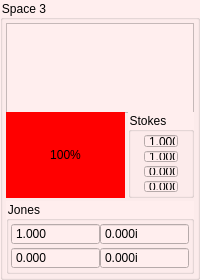
     <widget class="QGroupBox" name="groupBox_Space_S3">
      <property name="sizePolicy">
       <sizepolicy hsizetype="Preferred" vsizetype="Preferred">
        <horstretch>1</horstretch>
        <verstretch>0</verstretch>
       </sizepolicy>
      </property>
      <property name="minimumSize">
       <size>
        <width>0</width>
        <height>280</height>
       </size>
      </property>
      <property name="maximumSize">
       <size>
        <width>16777215</width>
        <height>280</height>
       </size>
      </property>
      <property name="styleSheet">
       <string notr="true">background-color: #ffeeee</string>
      </property>
      <property name="title">
       <string>Space 3</string>
      </property>
      <layout class="QGridLayout" name="gridLayout_106">
       <property name="leftMargin">
        <number>3</number>
       </property>
       <property name="topMargin">
        <number>3</number>
       </property>
       <property name="rightMargin">
        <number>3</number>
       </property>
       <property name="bottomMargin">
        <number>3</number>
       </property>
       <property name="spacing">
        <number>3</number>
       </property>
       <item row="3" column="0" colspan="2">
        <widget class="QGroupBox" name="groupBox_Jones_S3">
         <property name="title">
          <string>Jones</string>
         </property>
         <layout class="QGridLayout" name="gridLayout_108">
          <property name="leftMargin">
           <number>2</number>
          </property>
          <property name="topMargin">
           <number>2</number>
          </property>
          <property name="rightMargin">
           <number>2</number>
          </property>
          <property name="bottomMargin">
           <number>2</number>
          </property>
          <property name="horizontalSpacing">
           <number>0</number>
          </property>
          <property name="verticalSpacing">
           <number>2</number>
          </property>
          <item row="0" column="0">
           <widget class="QDoubleSpinBox" name="doubleSpinBox_X1_R_S3">
            <property name="enabled">
             <bool>true</bool>
            </property>
            <property name="sizePolicy">
             <sizepolicy hsizetype="Minimum" vsizetype="Fixed">
              <horstretch>0</horstretch>
              <verstretch>0</verstretch>
             </sizepolicy>
            </property>
            <property name="minimumSize">
             <size>
              <width>34</width>
              <height>0</height>
             </size>
            </property>
            <property name="maximumSize">
             <size>
              <width>16777215</width>
              <height>16777215</height>
             </size>
            </property>
            <property name="readOnly">
             <bool>true</bool>
            </property>
            <property name="buttonSymbols">
             <enum>QAbstractSpinBox::NoButtons</enum>
            </property>
            <property name="decimals">
             <number>3</number>
            </property>
            <property name="minimum">
             <double>-1.000000000000000</double>
            </property>
            <property name="maximum">
             <double>1.000000000000000</double>
            </property>
            <property name="value">
             <double>1.000000000000000</double>
            </property>
           </widget>
          </item>
          <item row="0" column="1">
           <widget class="QDoubleSpinBox" name="doubleSpinBox_X1_I_S3">
            <property name="enabled">
             <bool>true</bool>
            </property>
            <property name="sizePolicy">
             <sizepolicy hsizetype="Minimum" vsizetype="Fixed">
              <horstretch>0</horstretch>
              <verstretch>0</verstretch>
             </sizepolicy>
            </property>
            <property name="minimumSize">
             <size>
              <width>34</width>
              <height>0</height>
             </size>
            </property>
            <property name="maximumSize">
             <size>
              <width>16777215</width>
              <height>16777215</height>
             </size>
            </property>
            <property name="readOnly">
             <bool>true</bool>
            </property>
            <property name="buttonSymbols">
             <enum>QAbstractSpinBox::NoButtons</enum>
            </property>
            <property name="suffix">
             <string>i</string>
            </property>
            <property name="decimals">
             <number>3</number>
            </property>
            <property name="minimum">
             <double>-1.000000000000000</double>
            </property>
            <property name="maximum">
             <double>1.000000000000000</double>
            </property>
           </widget>
          </item>
          <item row="1" column="0">
           <widget class="QDoubleSpinBox" name="doubleSpinBox_X2_R_S3">
            <property name="enabled">
             <bool>true</bool>
            </property>
            <property name="sizePolicy">
             <sizepolicy hsizetype="Minimum" vsizetype="Fixed">
              <horstretch>0</horstretch>
              <verstretch>0</verstretch>
             </sizepolicy>
            </property>
            <property name="minimumSize">
             <size>
              <width>34</width>
              <height>0</height>
             </size>
            </property>
            <property name="maximumSize">
             <size>
              <width>16777215</width>
              <height>16777215</height>
             </size>
            </property>
            <property name="readOnly">
             <bool>true</bool>
            </property>
            <property name="buttonSymbols">
             <enum>QAbstractSpinBox::NoButtons</enum>
            </property>
            <property name="decimals">
             <number>3</number>
            </property>
            <property name="minimum">
             <double>-1.000000000000000</double>
            </property>
            <property name="maximum">
             <double>1.000000000000000</double>
            </property>
           </widget>
          </item>
          <item row="1" column="1">
           <widget class="QDoubleSpinBox" name="doubleSpinBox_X2_I_S3">
            <property name="enabled">
             <bool>true</bool>
            </property>
            <property name="sizePolicy">
             <sizepolicy hsizetype="Minimum" vsizetype="Fixed">
              <horstretch>0</horstretch>
              <verstretch>0</verstretch>
             </sizepolicy>
            </property>
            <property name="minimumSize">
             <size>
              <width>34</width>
              <height>0</height>
             </size>
            </property>
            <property name="maximumSize">
             <size>
              <width>16777215</width>
              <height>16777215</height>
             </size>
            </property>
            <property name="readOnly">
             <bool>true</bool>
            </property>
            <property name="buttonSymbols">
             <enum>QAbstractSpinBox::NoButtons</enum>
            </property>
            <property name="suffix">
             <string>i</string>
            </property>
            <property name="decimals">
             <number>3</number>
            </property>
            <property name="minimum">
             <double>-1.000000000000000</double>
            </property>
            <property name="maximum">
             <double>1.000000000000000</double>
            </property>
           </widget>
          </item>
         </layout>
        </widget>
       </item>
       <item row="0" column="0" colspan="2">
        <widget class="QLabel" name="label_Pol_S3">
         <property name="sizePolicy">
          <sizepolicy hsizetype="Preferred" vsizetype="Expanding">
           <horstretch>0</horstretch>
           <verstretch>0</verstretch>
          </sizepolicy>
         </property>
         <property name="minimumSize">
          <size>
           <width>90</width>
           <height>90</height>
          </size>
         </property>
         <property name="frameShape">
          <enum>QFrame::StyledPanel</enum>
         </property>
         <property name="frameShadow">
          <enum>QFrame::Sunken</enum>
         </property>
         <property name="text">
          <string/>
         </property>
        </widget>
       </item>
       <item row="2" column="1">
        <widget class="QGroupBox" name="groupBox_Stokes_S3">
         <property name="sizePolicy">
          <sizepolicy hsizetype="Maximum" vsizetype="Preferred">
           <horstretch>1</horstretch>
           <verstretch>0</verstretch>
          </sizepolicy>
         </property>
         <property name="title">
          <string>Stokes</string>
         </property>
         <layout class="QGridLayout" name="gridLayout_10">
          <property name="leftMargin">
           <number>2</number>
          </property>
          <property name="topMargin">
           <number>2</number>
          </property>
          <property name="rightMargin">
           <number>2</number>
          </property>
          <property name="bottomMargin">
           <number>2</number>
          </property>
          <property name="horizontalSpacing">
           <number>0</number>
          </property>
          <property name="verticalSpacing">
           <number>2</number>
          </property>
          <item row="3" column="0">
           <widget class="QDoubleSpinBox" name="doubleSpinBox_Stokes3_S3">
            <property name="minimumSize">
             <size>
              <width>34</width>
              <height>0</height>
             </size>
            </property>
            <property name="maximumSize">
             <size>
              <width>34</width>
              <height>16777215</height>
             </size>
            </property>
            <property name="readOnly">
             <bool>true</bool>
            </property>
            <property name="buttonSymbols">
             <enum>QAbstractSpinBox::NoButtons</enum>
            </property>
            <property name="decimals">
             <number>3</number>
            </property>
            <property name="minimum">
             <double>-1.000000000000000</double>
            </property>
            <property name="maximum">
             <double>1.000000000000000</double>
            </property>
            <property name="singleStep">
             <double>0.050000000000000</double>
            </property>
           </widget>
          </item>
          <item row="0" column="0">
           <widget class="QDoubleSpinBox" name="doubleSpinBox_Stokes0_S3">
            <property name="minimumSize">
             <size>
              <width>34</width>
              <height>0</height>
             </size>
            </property>
            <property name="maximumSize">
             <size>
              <width>34</width>
              <height>16777215</height>
             </size>
            </property>
            <property name="readOnly">
             <bool>true</bool>
            </property>
            <property name="buttonSymbols">
             <enum>QAbstractSpinBox::NoButtons</enum>
            </property>
            <property name="decimals">
             <number>3</number>
            </property>
            <property name="minimum">
             <double>-1.000000000000000</double>
            </property>
            <property name="maximum">
             <double>1.000000000000000</double>
            </property>
            <property name="singleStep">
             <double>0.050000000000000</double>
            </property>
            <property name="value">
             <double>1.000000000000000</double>
            </property>
           </widget>
          </item>
          <item row="2" column="0">
           <widget class="QDoubleSpinBox" name="doubleSpinBox_Stokes2_S3">
            <property name="minimumSize">
             <size>
              <width>34</width>
              <height>0</height>
             </size>
            </property>
            <property name="maximumSize">
             <size>
              <width>34</width>
              <height>16777215</height>
             </size>
            </property>
            <property name="readOnly">
             <bool>true</bool>
            </property>
            <property name="buttonSymbols">
             <enum>QAbstractSpinBox::NoButtons</enum>
            </property>
            <property name="decimals">
             <number>3</number>
            </property>
            <property name="minimum">
             <double>-1.000000000000000</double>
            </property>
            <property name="maximum">
             <double>1.000000000000000</double>
            </property>
            <property name="singleStep">
             <double>0.050000000000000</double>
            </property>
           </widget>
          </item>
          <item row="1" column="0">
           <widget class="QDoubleSpinBox" name="doubleSpinBox_Stokes1_S3">
            <property name="minimumSize">
             <size>
              <width>34</width>
              <height>0</height>
             </size>
            </property>
            <property name="maximumSize">
             <size>
              <width>34</width>
              <height>16777215</height>
             </size>
            </property>
            <property name="readOnly">
             <bool>true</bool>
            </property>
            <property name="buttonSymbols">
             <enum>QAbstractSpinBox::NoButtons</enum>
            </property>
            <property name="decimals">
             <number>3</number>
            </property>
            <property name="minimum">
             <double>-1.000000000000000</double>
            </property>
            <property name="maximum">
             <double>1.000000000000000</double>
            </property>
            <property name="singleStep">
             <double>0.050000000000000</double>
            </property>
            <property name="value">
             <double>1.000000000000000</double>
            </property>
           </widget>
          </item>
         </layout>
        </widget>
       </item>
       <item row="2" column="0">
        <widget class="QProgressBar" name="progressBar_S3">
         <property name="sizePolicy">
          <sizepolicy hsizetype="Preferred" vsizetype="Expanding">
           <horstretch>0</horstretch>
           <verstretch>0</verstretch>
          </sizepolicy>
         </property>
         <property name="styleSheet">
          <string notr="true">QProgressBar::chunk {
     background-color: #ff0000;
     height: 1px;
 }</string>
         </property>
         <property name="maximum">
          <number>10000</number>
         </property>
         <property name="value">
          <number>10000</number>
         </property>
         <property name="alignment">
          <set>Qt::AlignCenter</set>
         </property>
         <property name="textVisible">
          <bool>true</bool>
         </property>
         <property name="orientation">
          <enum>Qt::Vertical</enum>
         </property>
         <property name="invertedAppearance">
          <bool>false</bool>
         </property>
        </widget>
       </item>
      </layout>
     </widget>
